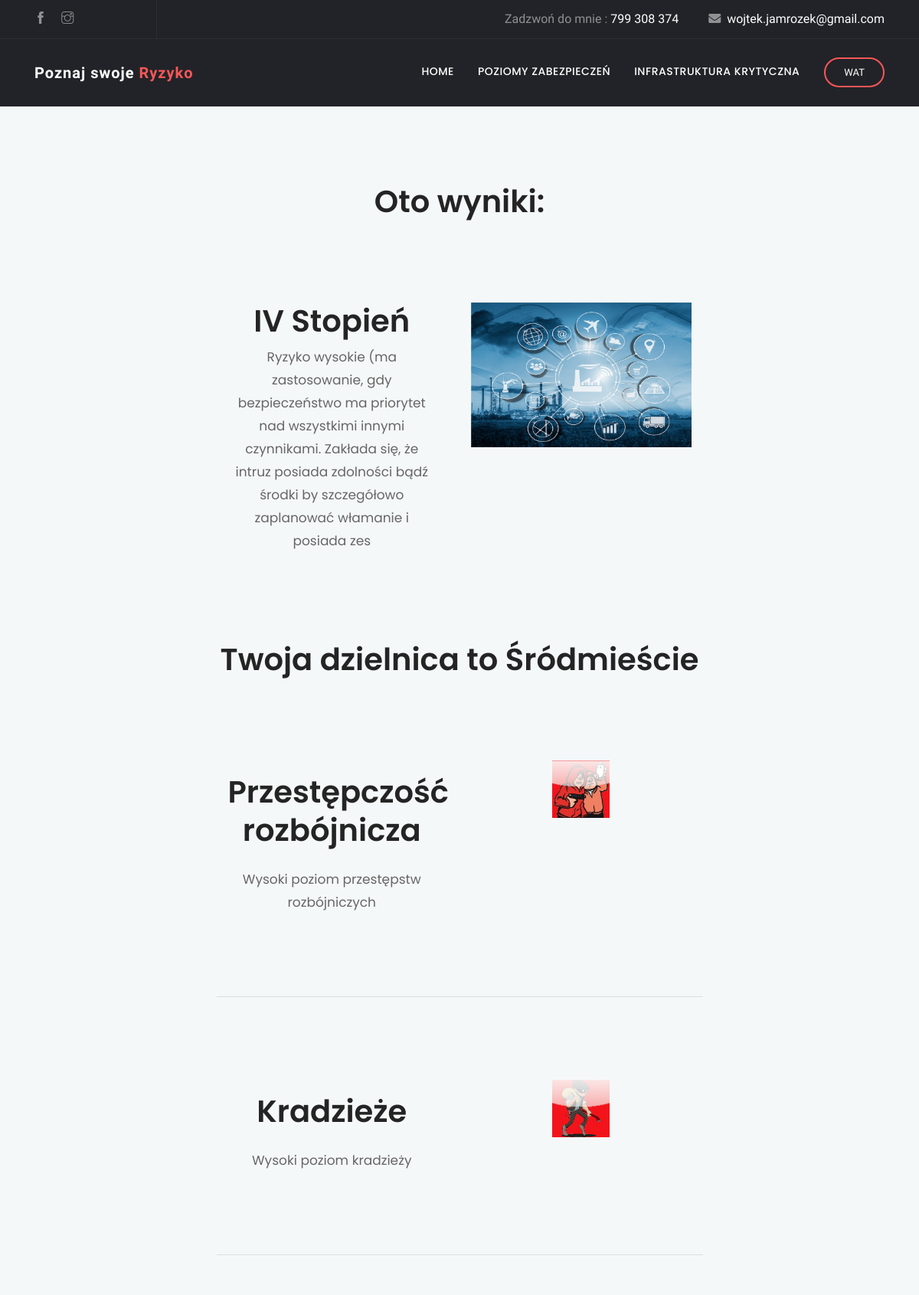
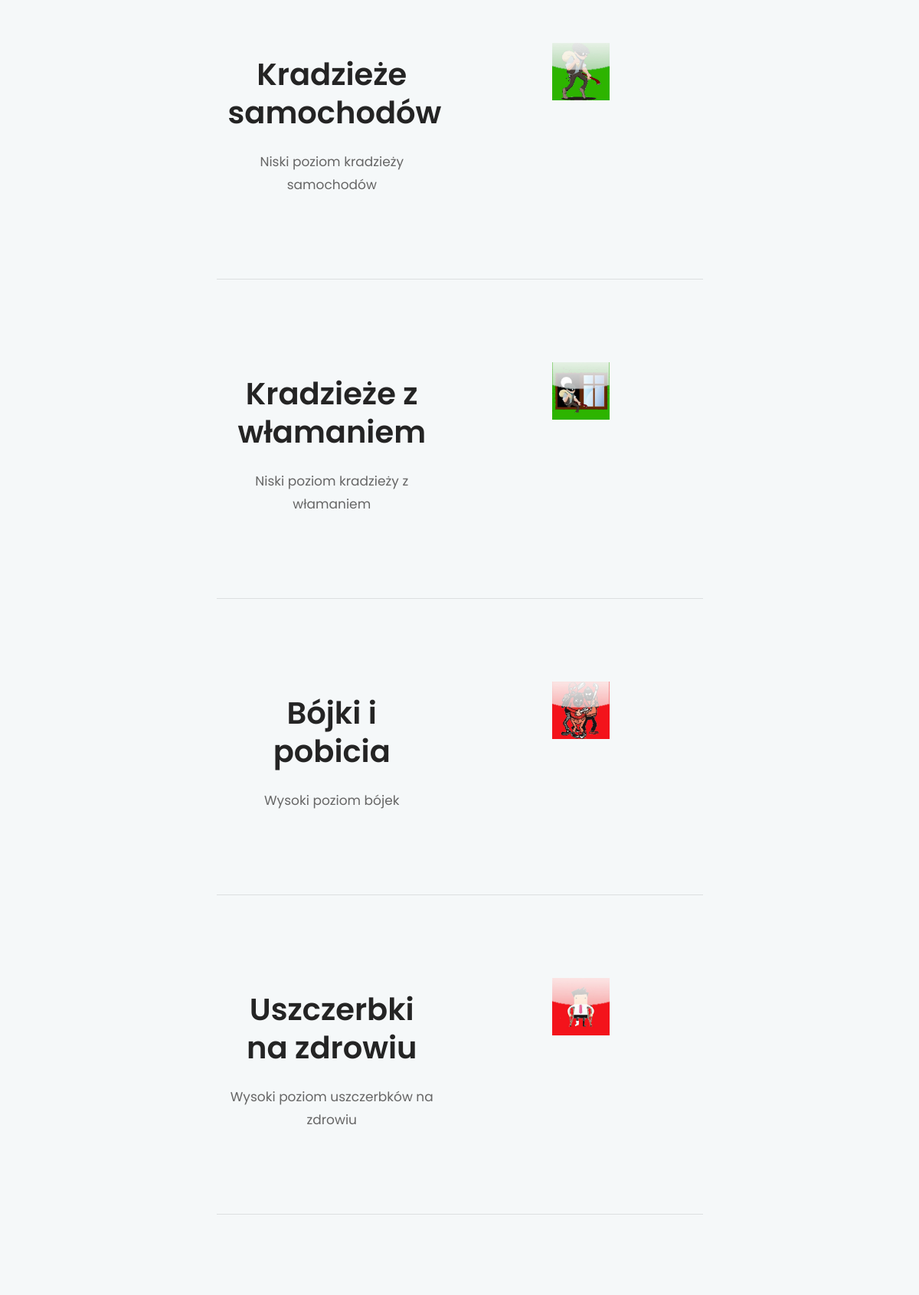
The app's page /results/ (upper part) with its own data (2 pictures, top to bottom).
### Survey/models.py (models this page shows, shortened)
class SecurityDegree(models.Model):
    degree_name = models.CharField(max_length=200)
    description = models.CharField(max_length=200)

class ObjectData(models.Model):
    DISTRICTS = (
        ('1','Bemowo'),
        ('2','Białołęka'),
        ('3','Bielany'),
        ('4','Mokotów'),
        ('5','Ochota'),
        ('6','Praga Pd.'),
        ('7','Praga Pn.'),
        ('8','Rembertów'),
        ('9','Targówek'),
        ('10','Ursus'),
        ('11','Ursynów'),
        ('12','Wawer'),
        ('13','Wesoła'),
        ('14','Wilanów'),
        ('15','Włochy'),
        ('16','Wola'),
        ('17','Żoliborz'),
        )
    STREET_TYPE = (
        ('0','Mała ulica, wioska'),
        ('1','Ulica średniej wielkości lub mało ruchliwe przedmieścia miasta'),
        ('2','Ulica lub ciąg komunikacyjny o dużym natężeniu ruchu'),
        )
    NEIGHBORING_BUILDINGS = (
        ('1','Brak lub daleko (ponad 100 m)'),
        ('2','Domy jednorodzinne'),
        ('3','Bloki mieszkalne'),
        ('4','Budynki usługowe'),
        ('5','Obiekty sportowe lub rozrywkowe'),
        )
    district = models.ForeignKey(DistrictVisually, on_delete=models.CASCADE, default=1)
    street_type = models.CharField(max_length=255, choices=STREET_TYPE)
    cctv = models.BooleanField(default=False)
    locals_night = models.BooleanField(default=False)
    neighboring_buildings = models.CharField(max_length=255, choices=NEIGHBORING_BUILDINGS)
    flammable_materials = models.BooleanField(default=False)

class DistrictVisually(models.Model):
    district_name = models.CharField(max_length=200)
    description = models.CharField(max_length=200)
    crimes = models.ManyToManyField(Crimes)
    def __str__(self):
        return f"Twoja dzielnica to {self.district_name}"

class Crimes(models.Model):
    crime_name = models.CharField(max_length=200)
    description = models.CharField(max_length=200)
    photo = models.ImageField(upload_to = 'media/', max_length=255, null=True, blank=True)

### Survey/views.py (the view, shortened to what this page needs)
# urls.py: path("results/", views.results, name="results"),
def results(request):
    context = {}
    service_object = ServiceObject.objects.last()
    object_type = ObjectType.objects.last()
    object_data = ObjectData.objects.last()
    context['object_data'] = object_data
    if object_type.object_type == '0':
        if object_data.flammable_materials == True:
            if service_object.total_trading_building_value == '0':
                context['security_degree'] = SecurityDegree.objects.get(degree_name='II Stopień')
            elif service_object.total_trading_building_value == '1':
                context['security_degree'] = SecurityDegree.objects.get(degree_name='I Stopień')
            elif service_object.total_trading_building_value == '2':
                context['security_degree'] = SecurityDegree.objects.get(degree_name='I Stopień')
            elif service_object.total_trading_building_value == '3':
                context['security_degree'] = SecurityDegree.objects.get(degree_name='I Stopień')
        elif object_data.flammable_materials == False:
            if service_object.total_trading_building_value == '0':
                context['security_degree'] = SecurityDegree.objects.get(degree_name='I Stopień')
            elif service_object.total_trading_building_value == '1':
                context['security_degree'] = SecurityDegree.objects.get(degree_name='I Stopień')
            elif service_object.total_trading_building_value == '2':
                context['security_degree'] = SecurityDegree.objects.get(degree_name='I Stopień')
            elif service_object.total_trading_building_value == '3':
                context['security_degree'] = SecurityDegree.objects.get(degree_name='I Stopień')
    elif object_type.object_type == '2':
        if object_data.street_type == '0':
            if service_object.total_private_building_value == '0':
                context['security_degree'] = SecurityDegree.objects.get(degree_name='I Stopień')
            elif service_object.total_private_building_value == '1':
                context['security_degree'] = SecurityDegree.objects.get(degree_name='II Stopień')
            elif service_object.total_private_building_value == '2':
                context['security_degree'] = SecurityDegree.objects.get(degree_name='III Stopień')
            elif service_object.total_private_building_value == '3':
                context['security_degree'] = SecurityDegree.objects.get(degree_name='IV Stopień')
        elif object_data.street_type == '2':
            if service_object.total_private_building_value == '0':
                context['security_degree'] = SecurityDegree.objects.get(degree_name='II Stopień')
            elif service_object.total_private_building_value == '1':
                context['security_degree'] = SecurityDegree.objects.get(degree_name='III Stopień')
            elif service_object.total_private_building_value == '2':
                context['security_degree'] = SecurityDegree.objects.get(degree_name='IV Stopień')
            elif service_object.total_private_building_value == '3':
                context['security_degree'] = SecurityDegree.objects.get(degree_name='IV Stopień')
    if request.method == 'POST':
        return redirect('home')
    return render(request, 'Survey/results.html', context)

### Survey/templates/Survey/results.html (shortened to what this page needs)
{% extends 'Survey/base.html' %}
{% block content %}
{% load static %}
<form method="POST" action="">
    <section class="section testimonial bg-gray">
        <div class="container">
            <div class="row justify-content-center">
                <div class="col-lg-7 text-center">
                    <div class="section-title">
                    <h1>Oto wyniki:</h1>
                    <div id="section1" class="section about-2 position-relative">
                        <div class="container">
                          <div class="row">
                            <div class="col-lg-6 col-md-6">
                              <div class="about-item pr-3 mb-5 mb-lg-0">
                        <h1>{{ security_degree.degree_name }}</h1>
                        <p>{{ security_degree.description }}</p>
                    </div>
                    </div>
                    <div class="col-lg-6 col-md-6">
                        <div class="about-item-img">
                          <img src="{% static 'Survey/images/about/home-8.jpg' %}" alt="" class="img-fluid">
                        </div>
                      </div>
                    </div>
                    </div>
                    </div>
                    <h1>{{ object_data.district}}</h1>
                    {% for crime in object_data.district.crimes.all %}
                    <div id="section1" class="section about-2 position-relative">
                        <div class="container">
                          <div class="row">
                            <div class="col-lg-6 col-md-6">
                              <div class="about-item pr-3 mb-5 mb-lg-0">
                                <h2 class="mt-3 mb-4 position-relative content-title">{{ crime.crime_name }}</h2>
                                  <p class="mb-2">{{ crime.description }}</p>
                              </div>
                            </div>
                            <div class="col-lg-6 col-md-6">
                              <div class="about-item-img">
                                {% if crime.photo %}
                                <img src="{{ crime.photo.url}}" height="75" width="75" >
                            {% endif %}                              </div>
                            </div>
                          </div>
                        </div>
                      </div>
                    <hr class="mt-0 mb-2">
                    {% endfor %}
                </div>
            </div>
        </div>
    </div>
</form>
{% endblock %}

### Survey/templates/Survey/base.html (shortened to what this page needs)
{% load static %}
<!doctype html>
<html lang="pl">
    <head>
    <link rel="stylesheet" href="{% static 'Survey/plugins/bootstrap/css/bootstrap.min.css' %}">
    <link rel="stylesheet" href="{% static 'Survey/plugins/themify/css/themify-icons.css' %}">
    <link rel="stylesheet" href="{% static 'Survey/plugins/fontawesome/css/all.css' %}">
    <link rel="stylesheet" href="{% static 'Survey/plugins/magnific-popup/dist/magnific-popup.css' %}">
    <link rel="stylesheet" href="{% static 'Survey/plugins/slick-carousel/slick/slick.css' %}">
    <link rel="stylesheet" href="{% static 'Survey/plugins/slick-carousel/slick/slick-theme.css' %}">
  <link rel="stylesheet" href="{% static 'Survey/css/style.css' %}">
    </head>
    <body>
        <header class="navigation">
            <div class="header-top ">
                <div class="container">
                    <div class="row justify-content-between align-items-center">
                        <div class="col-lg-2 col-md-4">
                            <div class="header-top-socials text-center text-lg-left text-md-left">
                                <a href="https://www.facebook.com/wojtekjamrozek?ref=bookmarks" target="_blank"><i class="ti-facebook"></i></a>
                                <a href="https://www.instagram.com/wojteg_26/?hl=pl" target="_blank"><i class="ti-instagram"></i></a>
                            </div>
                        </div>
                        <div class="col-lg-10 col-md-8 text-center text-lg-right text-md-right">
                            <div class="header-top-info">
                                <a href="tel:799 308 374">Zadzwoń do mnie : <span>799 308 374</span></a>
                                <a href="mailto:wojtek.jamrozek@gmail.com" ><i class="fa fa-envelope mr-2"></i><span>wojtek.jamrozek@gmail.com</span></a>
                            </div>
                        </div>
                    </div>
                </div>
            </div>
        <nav class="navbar navbar-expand-lg  py-4" id="navbar">
		<div class="container">
		  <a class="navbar-brand" href="/">
		  	Poznaj swoje <span>Ryzyko</span>
		  </a>
		  <div class="collapse navbar-collapse text-center" id="navbarsExample09">
			<ul class="navbar-nav ml-auto">
			  <li class="nav-item active">
				<a class="nav-link" href="#section1">Home <span class="sr-only">(current)</span></a>
			  </li>
			   <li class="nav-item"><a class="nav-link" href="#section2">Poziomy zabezpieczeń</a></li>
			   <li class="nav-item"><a class="nav-link" href="#section3">Infrastruktura krytyczna</a></li>
			<form class="form-lg-inline my-2 my-md-0 ml-lg-4 text-center">
			  <a href="https://wel.wat.edu.pl/" class="btn btn-solid-border btn-round-full">WAT</a>
			</form>
		  </div>
		</div>
	</nav>
                </header>
                    {% block content %}
                    {% endblock %}
</body>
</html>

### Survey/static/Survey/css/style.css (style rules this page uses)
html { overflow-x: hidden; }
body { line-height: 1.5; font-family: "Hind", serif; -webkit-font-smoothing: antialiased; font-size: 17px; color: rgba(0, 0, 0, 0.65); }
h1, .h1, h2, .h2, h3, .h3, h4, .h4, h5, .h5, h6, .h6 { font-family: "Poppins", sans-serif; font-weight: 600; color: #242424; }
h1, .h1 { font-size: 2.5rem; }
h2, .h2 { font-size: 2rem; font-weight: 600; line-height: 42px; }
p { line-height: 30px; }
.btn { display: inline-block; font-size: 14px; font-size: 0.8125rem; font-weight: 400; padding: 1rem 2.5rem; text-transform: uppercase; border-radius: 0; transition: all 0.2s ease; }
.btn-solid-border { border: 2px solid #f75757; background: transparent; color: #242424; }
.btn-round-full { border-radius: 50px; }
.bg-gray { background: #f5f8f9; }
.section { padding: 100px 0; }
.section-title { margin-bottom: 70px; }
.section-title p { color: #666; font-family: "Poppins", sans-serif; }
a { color: #242424; text-decoration: none; }
.content-title { font-size: 40px; line-height: 50px; }
#navbar { background: #222328; box-shadow: 0 1px 2px rgba(0, 0, 0, 0.05); }
#navbar li { padding-left: 15px; }
#navbar .nav-link { font-family: "Poppins", sans-serif; font-weight: 500; color: #fff; text-transform: uppercase; font-size: 14px; letter-spacing: .5px; transition: all .25s ease; }
#navbar .btn { padding: .5rem 1.5rem; color: #fff; }
.header-top { background: #222328; color: #919194; border-bottom: 1px solid rgba(255, 255, 255, 0.05); }
.header-top .header-top-socials { border-right: 1px solid rgba(255, 255, 255, 0.05); padding: 12px 0px; }
.header-top .header-top-socials a { color: #919194; margin-right: 15px; font-size: 16px; }
.header-top .header-top-info { color: #919194; font-size: 16px; }
.header-top .header-top-info a span { color: #fff; }
.header-top .header-top-info a { margin-left: 35px; color: #919194; }
.navbar-brand { color: #fff; font-weight: 600; letter-spacing: 1px; }
.navbar-brand span { color: #f75757; }

### records on screen
SecurityDegree: degree_name "IV Stopień", description "Ryzyko wysokie (ma zastosowanie, gdy bezpieczeństwo ma priorytet nad wszystkimi innymi czynnikami. Zakłada się, że intruz posiada zdolności bądź środki by szczegółowo zaplanować włamanie i posiada zes"
ObjectData: district "Twoja dzielnica to Śródmieście"
Crimes: crime_name "Przestępczość rozbójnicza", description "Wysoki poziom przestępstw rozbójniczych", photo (picture)
Crimes: crime_name "Kradzieże", description "Wysoki poziom kradzieży", photo (picture)
Crimes: crime_name "Kradzieże samochodów", description "Niski poziom kradzieży samochodów", photo (picture)
Crimes: crime_name "Kradzieże z włamaniem", description "Niski poziom kradzieży z włamaniem", photo (picture)
Crimes: crime_name "Bójki i pobicia", description "Wysoki poziom bójek", photo (picture)
Crimes: crime_name "Uszczerbki na zdrowiu", description "Wysoki poziom uszczerbków na zdrowiu", photo (picture)
